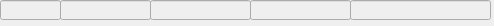
<?xml version="1.0" encoding="UTF-8"?>
<ui version="4.0">
 <class>clinetEnquireForm</class>
 <widget class="QWidget" name="clinetEnquireForm">
  <property name="geometry">
   <rect>
    <x>0</x>
    <y>0</y>
    <width>494</width>
    <height>26</height>
   </rect>
  </property>
  <property name="windowTitle">
   <string>Form</string>
  </property>
  <widget class="QLineEdit" name="numberEdit">
   <property name="enabled">
    <bool>false</bool>
   </property>
   <property name="geometry">
    <rect>
     <x>0</x>
     <y>0</y>
     <width>61</width>
     <height>20</height>
    </rect>
   </property>
   <property name="font">
    <font>
     <family>楷体</family>
     <pointsize>13</pointsize>
    </font>
   </property>
   <property name="alignment">
    <set>Qt::AlignCenter</set>
   </property>
  </widget>
  <widget class="QLineEdit" name="nameEdit">
   <property name="enabled">
    <bool>false</bool>
   </property>
   <property name="geometry">
    <rect>
     <x>60</x>
     <y>0</y>
     <width>91</width>
     <height>20</height>
    </rect>
   </property>
   <property name="font">
    <font>
     <family>楷体</family>
     <pointsize>13</pointsize>
    </font>
   </property>
   <property name="alignment">
    <set>Qt::AlignCenter</set>
   </property>
  </widget>
  <widget class="QLineEdit" name="totalEdit">
   <property name="enabled">
    <bool>false</bool>
   </property>
   <property name="geometry">
    <rect>
     <x>150</x>
     <y>0</y>
     <width>101</width>
     <height>20</height>
    </rect>
   </property>
   <property name="font">
    <font>
     <family>楷体</family>
     <pointsize>13</pointsize>
    </font>
   </property>
   <property name="alignment">
    <set>Qt::AlignCenter</set>
   </property>
  </widget>
  <widget class="QLineEdit" name="PurchaseEdit">
   <property name="enabled">
    <bool>false</bool>
   </property>
   <property name="geometry">
    <rect>
     <x>250</x>
     <y>0</y>
     <width>101</width>
     <height>20</height>
    </rect>
   </property>
   <property name="font">
    <font>
     <family>楷体</family>
     <pointsize>13</pointsize>
    </font>
   </property>
   <property name="alignment">
    <set>Qt::AlignCenter</set>
   </property>
  </widget>
  <widget class="QLineEdit" name="up_timeEdit">
   <property name="enabled">
    <bool>false</bool>
   </property>
   <property name="geometry">
    <rect>
     <x>350</x>
     <y>0</y>
     <width>141</width>
     <height>20</height>
    </rect>
   </property>
   <property name="font">
    <font>
     <family>楷体</family>
     <pointsize>13</pointsize>
    </font>
   </property>
   <property name="alignment">
    <set>Qt::AlignCenter</set>
   </property>
  </widget>
 </widget>
 <resources/>
 <connections/>
</ui>
